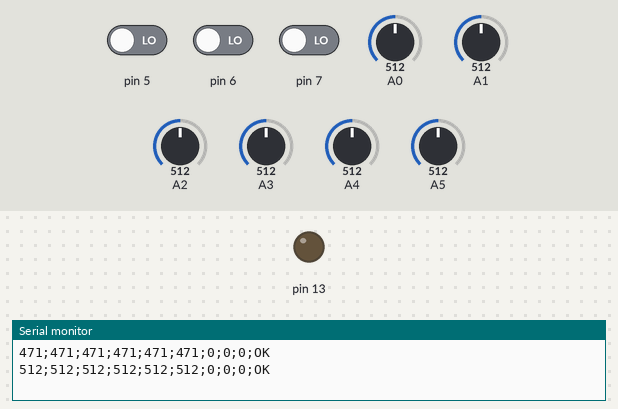
Recording of a sketch running on a simulated Arduino Uno, built with avr-gcc and run on an emulated ATmega328P. Shown: output pins drawn as LEDs (lit = HIGH), the last lines printed to the serial monitor. Inputs (shaded band) come from the test bench; at power-on: pin 5 LOW, pin 6 LOW, pin 7 LOW, A0 = 512, A1 = 512, A2 = 512, A3 = 512, A4 = 512, A5 = 512.

Above: at 1.2 s.
1.3 s: pin 5 driven HIGH
At 2.5 s:
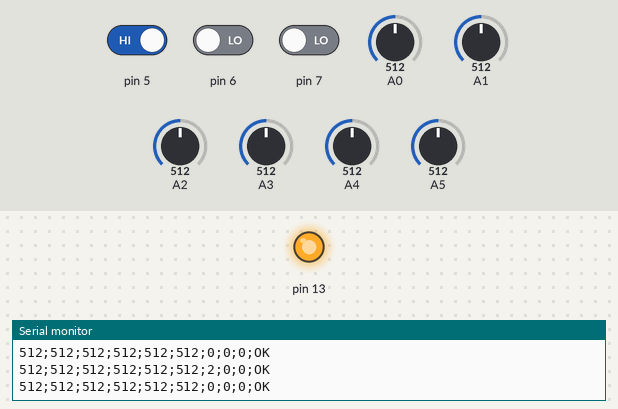
2.8 s: pin 5 driven LOW
At 3.7 s:
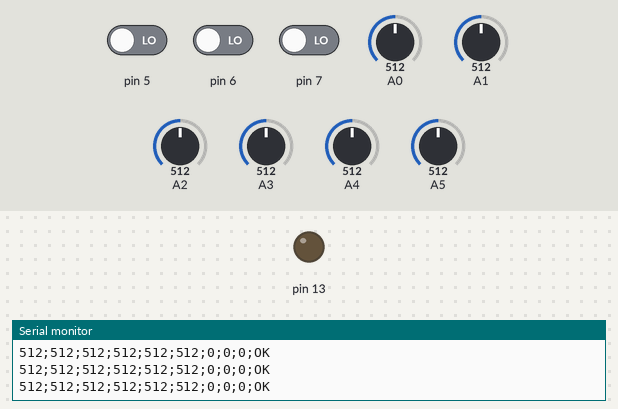
4.3 s: pin 6 driven HIGH
At 4.9 s:
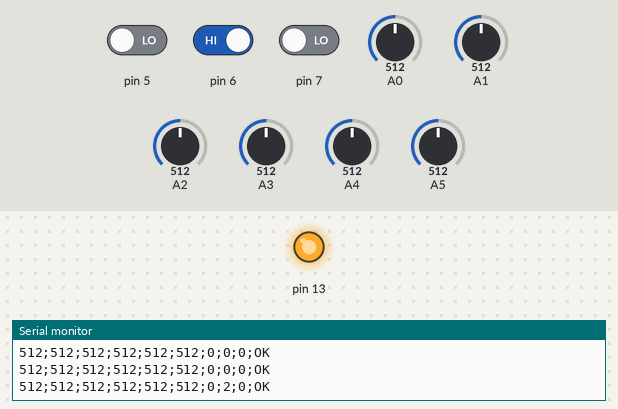
Timing chart, 0 to 7.3 s (numbered marks = the images above; inputs shaded):
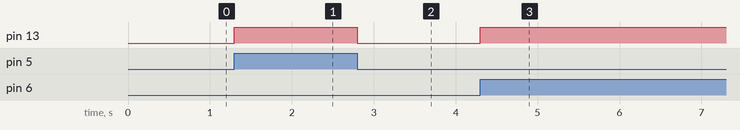

Measured:
- after the input at 1.3 s, pin 13: LOW → HIGH at once
- after the input at 2.8 s, pin 13: HIGH → LOW at once
- after the input at 4.3 s, pin 13: LOW → HIGH at once

The sketch:

UniversalDataLogger.ino
```cpp
/*
UniversalDataLogger for Arduino
Created by @Jfdzar 31.08.2017

The program reads different signals from Arduino UNO Board and send it through the serial port

Following Signals
Analog Signals value from 0-1023 0-Vin V:
- A0
- A1
- A2
- A3
- A4
- A5

Digital Signals Read the frequency in Hz (rising edges) every LOGGIN_RATE inverval
- 5
- 6
- 7
 */

#include <util/delay.h>
#include "UniversalDataLogger.h"
//Storage Variables

#define ANALOG_INPUTS 6
#define DIGITAL_INPUTS 3
#define LOGGING_RATE 500 //Logging Rate in ms
#define FREQUENCY_TIMER_1A 1 //Frequency in Hz
#define FREQUENCY_TIMER_1B 100 //Frequency in Hz
#define PRESCALER 1024 //Prescaler of Timer_1
#define CLK_FREQUENCY 16000000
//Moving Average is calculated by (LOGGING_RATE*FREQUENCY_TIMER_1B)/1000
#define MOVING_AVERAGE_SIZE 50


volatile int analog_values[ANALOG_INPUTS][MOVING_AVERAGE_SIZE];
volatile int analog_means[ANALOG_INPUTS];

volatile int di_counter[DIGITAL_INPUTS] = {0,0,0};
volatile int led_state = 0;


void setup(){
	//Initialize Serial Communication
	Serial.begin(9600);
	//Define Ports
	pinMode(13,OUTPUT);
	pinMode(5,INPUT);
	pinMode(6,INPUT);
	pinMode(7,INPUT);
	//Setup the timer interruptions
	cli();
	setup_timer1();
	//Set Compare Match Regigister B 10ms 156 * 1024/16000000 = 0.01 s = 10 ms (OCR1B = 156;)
	OCR1B = int(CLK_FREQUENCY/FREQUENCY_TIMER_1B/PRESCALER);

	setup_pcint2();
	sei();
}


void loop(){
  unsigned long timer_init = 0;
	timer_init = millis();
	int di_status[DIGITAL_INPUTS] = {0,0,0};
	int di_old_status[DIGITAL_INPUTS] = {0,0,0};
	while(1){

		/*
		for (int i=0; i < DIGITAL_INPUTS; i++){
			di_status[i] = digitalRead(5+i);
			if (di_status[i] == 1){
				if (di_status[i] != di_old_status[i]){
					di_counter[i] = di_counter[i] + 1;
				}
				di_old_status[i] = 1;
			}
			else{
				di_old_status[i] = 0;
			}
		}*/

		if (millis() - timer_init > LOGGING_RATE){
			//Every LOGGIN_RATE ms build Msg and send the command
			String Msg = "";
			for (int i=0; i < ANALOG_INPUTS ; i++){
				Msg = Msg + String(analog_means[i]) + String(";");
			}
			for (int i=0; i < DIGITAL_INPUTS ; i++){
				Msg = Msg + String(int(1000*di_counter[i]/LOGGING_RATE)) + String(";");
        di_counter[i] = 0;
			}
			Msg = Msg + String("OK");
			Serial.println(Msg);
			timer_init = millis();
		}

	}
}


ISR(PCINT2_vect){

	uint8_t pin_status;
	pin_status = PIND;
	if(pin_status & (1 << PIND5))
	{
		di_counter[0] = di_counter[0] + 1;
	}
	if(pin_status & (1 << PIND6))
	{
		di_counter[1] = di_counter[1] + 1;
	}
	if(pin_status & (1 << PIND7))
	{
		di_counter[2] = di_counter[2] + 1;
	}

	if (led_state){
		digitalWrite(13,LOW);
		led_state = 0;
	}
	else{
		digitalWrite(13,HIGH);
		led_state = 1;
	}
}


ISR(TIMER1_COMPB_vect){
	//Read the new value of the analog input as first element of the array and move the rest forward
	for (int i=0; i < ANALOG_INPUTS ; i++){
		for (int j=MOVING_AVERAGE_SIZE-1; j >= 1; j--){
			analog_values[i][j] = analog_values[i][j-1];
		}
		analog_values[i][0] = analogRead(i);
	}

	//Calculate the average of every analog signal and save it in the array analog_means
	for (int i=0; i < ANALOG_INPUTS ; i++){
		long int sum = 0;
			for (int j=0; j < MOVING_AVERAGE_SIZE; j++){
				sum = sum + analog_values[i][j];
			}
	analog_means[i] = int(sum / MOVING_AVERAGE_SIZE);
	}

	//Initialize Counter of Timer 1
	TCNT1 = 0;
}
```

UniversalDataLogger.h
```cpp
/*

UniversalDataLogger for Arduino
Created by @Jfdzar 31.08.2017

The program reads different signals from Arduino UNO Board and send it through the serial port

Following Signals
Analog Signals
- A0
- A1
- A2
- A3

Digital Signals Read rising edges every 500 ms

- 3
- 4
- 6

 */

#include <util/delay.h>
//Storage Variables

void setup_timer0(){
	/*TIMER 0 Interrupt at 2kHz*/
	//Set TCR0A and B to 0
	TCCR0A = 0;
	TCCR0B = 0;
	//Initialize the counter
	TCNT0 = 0;
	//Set compare match register for 2Khz
	OCR0A = 100;
	TCCR0A |= (1<<WGM01);
	TCCR0B |= (1<<CS12) | (1<<CS10);
	TIMSK0 |= (1<<OCIE0A);
}

void setup_timer1(){
	/*TIMER 1*/
	//Set TCCR1A and B to 0
	TCCR1A = 0;
	TCCR1B = 0;
	//Initialize the counter
	TCNT1 = 0;
	//Set Compare Match Register A 1Hz 15624 * 1024/16000000 = 1 s = 1000 ms
	OCR1A = 15624;
	//Set Compare Match Regigister B 10ms 156 * 1024/16000000 = 0.01 s = 10 ms
	OCR1B = 156;
	//Turn on CTC mode
	TCCR1B |= (1<<WGM12);
	//SEt prescaler to 1024
	TCCR1B |= (1<<CS12) | (1<<CS10);
	//enable timer compare interrupt
	TIMSK1 |= (1<<OCIE1A) | (1<<OCIE1B) ;
}


void setup_pcint2(){
	PCICR |= (1<<PCIE2);
	PCMSK2 |= (1<<PCINT23) | (1<<PCINT22)| (1<<PCINT21);
}
```
